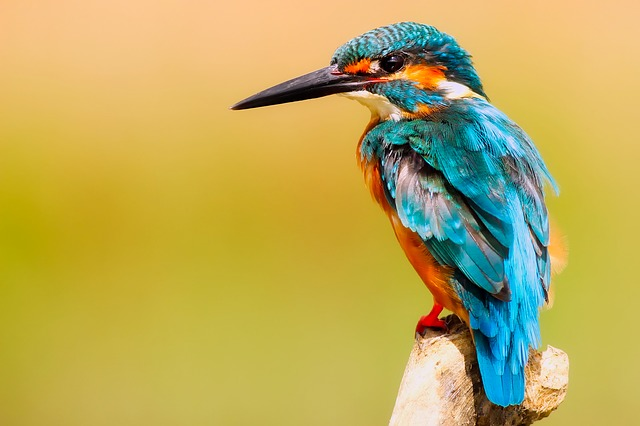
#> input picture img/kingfisher.jpg, 640 x 426 px
$ jupyter execute 'RGB_recoder (2) (3).ipynb'
#> lines starting #> are read from the running program, lines starting #| are printed output that depends on the picture
[cell 1]
import PIL

[cell 2]
from PIL import Image
img = Image.open("img/kingfisher.jpg")
#> img is the input picture: PIL image 640x426 RGB; mean R, G, B 188.7, 171.5, 89.7

ce code nous laise modifier l'image pixel par pixel:
1. le code commance au pixel en haut a gauche
2. il enregistre la valeur du rouge du vert et du bleu
3. il calcule aussi d'autre chause tell que la valeur du gris et la valeur maxilmal et minimal
4. il inject en suite de nouvelles valeurs RGB dans le pixel
5. il va au prochin pixel a droit et fait la meme chause
6. quand il arive au bout de ligne il se rement au debut dans la prochaine colonne

[cell 3]
Xmax=(img.size)[0]
#> Xmax = 640
Ymax=(img.size)[1]
#> Ymax = 426
y=0
while y<Ymax :
    x=0
    while x<Xmax :
        red=img.getpixel((x,y))[0]
        green=img.getpixel((x,y))[1]
        blue=img.getpixel((x,y))[2]
        grey=round(green*0.21+blue*0.72+red*0.07)
        cmin=min(red,blue,green)
        cmax=max(red,blue,green)
        img.putpixel((x,y),(red,green,cmin))
        x+=1
    y+=1
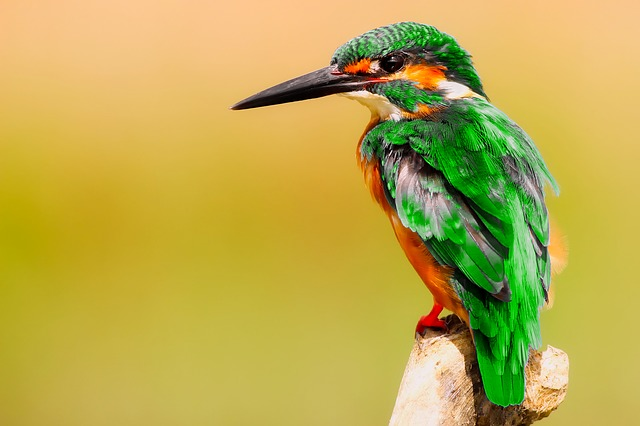
#> img: PIL image 640x426 RGB; mean R, G, B 188.7, 171.5, 77.2
#> after the loop, y = 426

[cell 4]
img

[cell 5]
from PIL import Image
img = Image.open("img/kingfisher.jpg")

[cell 6]
Xmax=(img.size)[0]
Ymax=(img.size)[1]
y=0
while y<Ymax :
    x=0
    while x<Xmax :
        red=img.getpixel((x,y))[0]
        green=img.getpixel((x,y))[1]
        blue=img.getpixel((x,y))[2]
        img.putpixel((x,y),(red,green,0))
        x+=1
    y+=1
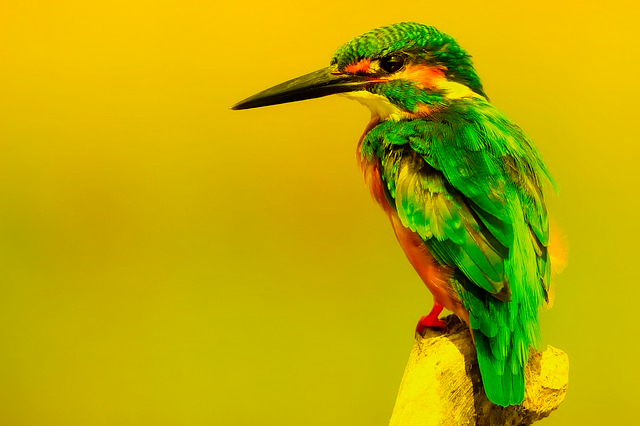
#> img: PIL image 640x426 RGB; mean R, G, B 188.7, 171.5, 0
#> after the loop, y = 426

[cell 7]
img

[cell 8]
from PIL import Image
img = Image.open("img/kingfisher.jpg")

[cell 9]
Xmax=(img.size)[0]
Ymax=(img.size)[1]
y=0
while y<Ymax :
    x=0
    while x<Xmax :
        red=img.getpixel((x,y))[0]
        green=img.getpixel((x,y))[1]
        blue=img.getpixel((x,y))[2]
        grey=round(green*0.21+blue*0.72+red*0.07)
        cmin=min(red,blue,green)
        cmax=max(red,blue,green)
        img.putpixel((x,y),(red,green,cmin))
        x+=1
    y+=1
#> after the loop, y = 426

[cell 10]
img

[cell 11]
from PIL import Image
img = Image.open("img/kingfisher.jpg")

[cell 12]
Xmax=(img.size)[0]
Ymax=(img.size)[1]
y=0
while y<Ymax :
    x=0
    while x<Xmax :
        RGBred=img.getpixel((x,y))[0]
        RGBgreen=img.getpixel((x,y))[1]
        RGBblue=img.getpixel((x,y))[2]

        XYZred=int(0.431*RGBred+0.342*RGBgreen+0.178*RGBblue)
        XYZgreen=int(0.222*RGBred+0.707*RGBgreen+0.071*RGBblue)
        XYZblue=int(0.020*RGBred+0.130*RGBgreen+0.939*RGBblue)
        img.putpixel((x,y),(XYZred,XYZgreen,0))
        x+=1
    y+=1
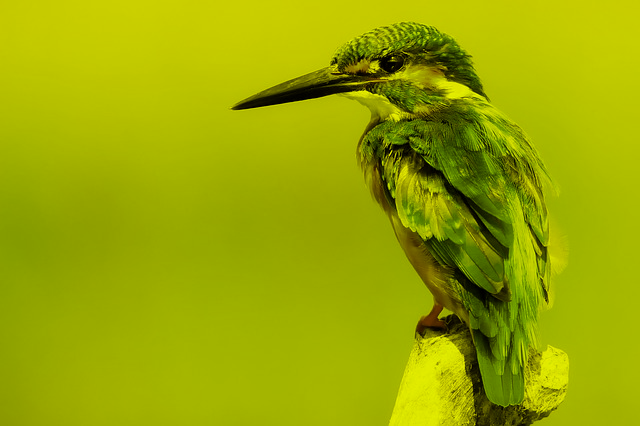
#> img: PIL image 640x426 RGB; mean R, G, B 155.4, 169, 0
#> after the loop, y = 426

[cell 13]
img

[cell 14]
from PIL import Image
img = Image.open("img/kingfisher.jpg")

[cell 15]
Xmax=(img.size)[0]
Ymax=(img.size)[1]
y=0
while y<Ymax :
    x=0
    while x<Xmax :
        RGBred=img.getpixel((x,y))[0]
        RGBgreen=img.getpixel((x,y))[1]
        RGBblue=img.getpixel((x,y))[2]

        XYZred=int(0.431*RGBred+0.342*RGBgreen+0.178*RGBblue)
        XYZgreen=int(0.222*RGBred+0.707*RGBgreen+0.071*RGBblue)
        XYZblue=int(0.020*RGBred+0.130*RGBgreen+0.939*RGBblue)
        XYZgrey=round(XYZgreen*0.21+XYZblue*0.72+XYZred*0.07)
        XYZcmin=min(XYZred,XYZblue,XYZgreen)
        XYZcmax=max(XYZred,XYZblue,XYZgreen)
        img.putpixel((x,y),(XYZred,XYZgreen,XYZcmin))
        x+=1
    y+=1
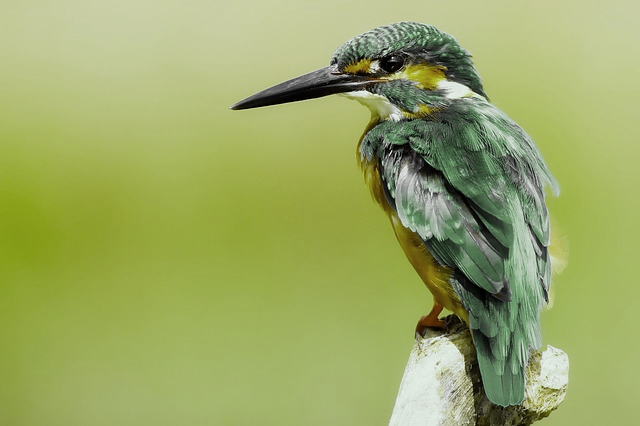
#> img: PIL image 640x426 RGB; mean R, G, B 155.4, 169, 101.3
#> after the loop, y = 426

[cell 16]
img

[cell 17]
from PIL import Image
img = Image.open("img/parrot.jpg")
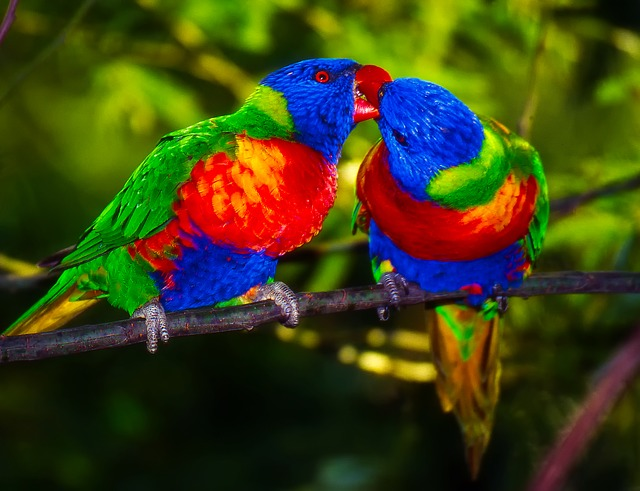
#> input picture img/parrot.jpg, 640 x 491 px
#> img is the input picture: PIL image 640x491 RGB; mean R, G, B 62, 64.9, 23
img

[cell 18]
Xmax=(img.size)[0]
Ymax=(img.size)[1]
#> Ymax = 491
y=0
while y<Ymax :
    x=0
    while x<Xmax :
        RGBred=img.getpixel((x,y))[0]
        RGBgreen=img.getpixel((x,y))[1]
        RGBblue=img.getpixel((x,y))[2]

        XYZred=int(0.431*RGBred+0.342*RGBgreen+0.178*RGBblue)
        XYZgreen=int(0.222*RGBred+0.707*RGBgreen+0.071*RGBblue)
        XYZblue=int(0.020*RGBred+0.130*RGBgreen+0.939*RGBblue)
        XYZgrey=round(XYZgreen*0.21+XYZblue*0.72+XYZred*0.07)
        XYZcmin=min(XYZred,XYZblue,XYZgreen)
        XYZcmax=max(XYZred,XYZblue,XYZgreen)
        img.putpixel((x,y),(XYZred,XYZgreen,XYZblue))
        x+=1
    y+=1
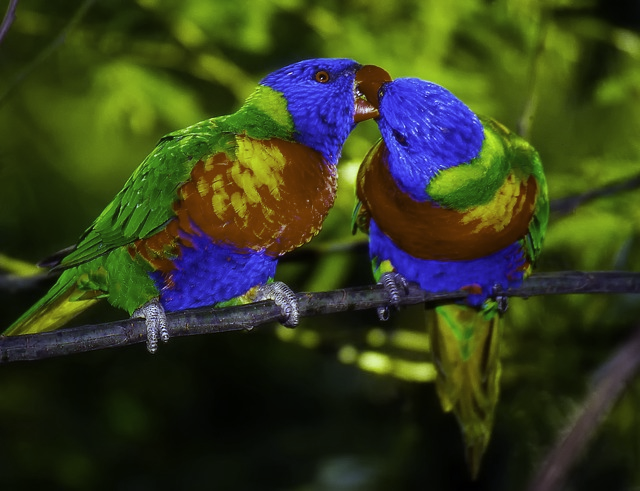
#> img: PIL image 640x491 RGB; mean R, G, B 52.5, 60.8, 30.7
